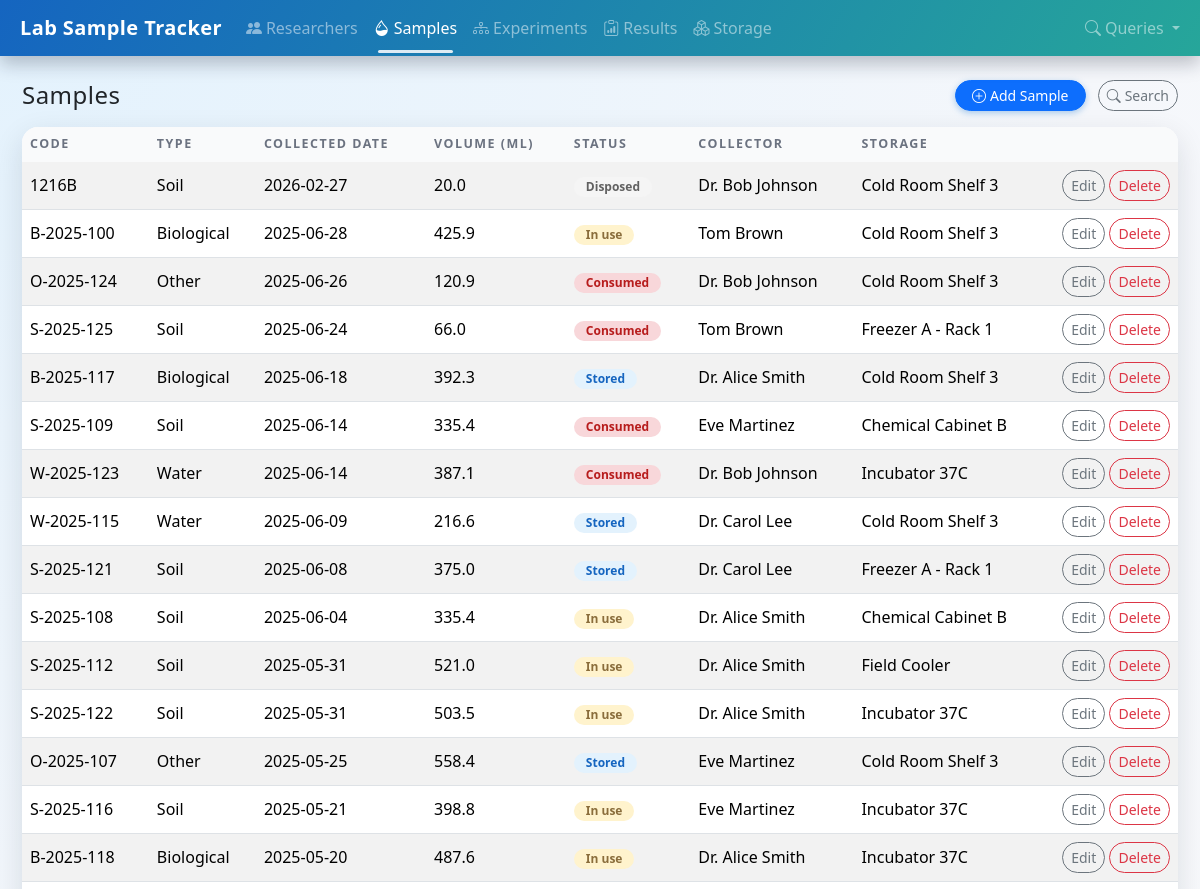
The app's page /samples (upper part), older data.
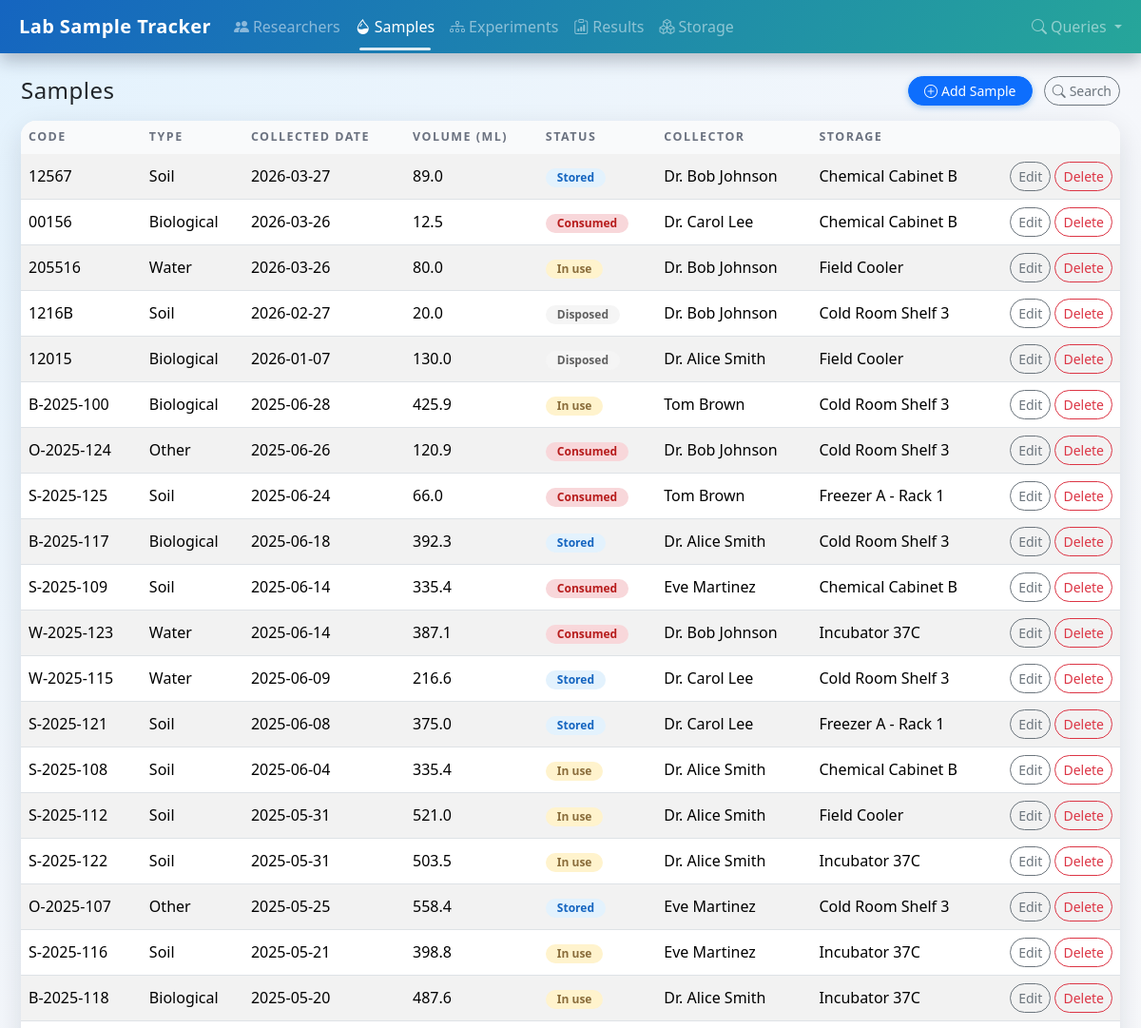
The same page, newer data.
### tables this page shows
CREATE TABLE sample (
            id                  INTEGER PRIMARY KEY AUTOINCREMENT,
            sample_code         TEXT NOT NULL UNIQUE,
            sample_type         TEXT NOT NULL,
            description         TEXT,
            collected_date      TEXT NOT NULL,
            volume_ml           REAL,
            status              TEXT NOT NULL,
            researcher_id       INTEGER NOT NULL,
            storage_location_id INTEGER NOT NULL, created_at TEXT,
            FOREIGN KEY (researcher_id) REFERENCES researcher(id) ON DELETE RESTRICT,
            FOREIGN KEY (storage_location_id) REFERENCES storage_location(id) ON DELETE RESTRICT
        );

CREATE TABLE researcher (
            id              INTEGER PRIMARY KEY AUTOINCREMENT,
            name            TEXT NOT NULL,
            email           TEXT UNIQUE NOT NULL,
            role            TEXT NOT NULL,
            department      TEXT NOT NULL
        );

CREATE TABLE storage_location (
            id              INTEGER PRIMARY KEY AUTOINCREMENT,
            name            TEXT NOT NULL,
            location_type   TEXT NOT NULL,
            room            TEXT,
            freezer         TEXT,
            shelf           TEXT,
            description     TEXT
        );

### app.py (the view)
@app.route("/samples")
def list_samples():
    conn = get_connection()
    cur = conn.cursor()
    cur.execute(
        """
        SELECT s.*, r.name AS researcher_name, sl.name AS location_name
        FROM sample s
        JOIN researcher r ON s.researcher_id = r.id
        JOIN storage_location sl ON s.storage_location_id = sl.id
        ORDER BY s.collected_date DESC, s.sample_code;
        """
    )
    samples = cur.fetchall()
    conn.close()
    return render_template("samples/list.html", samples=samples)

### app.py (called while the page is built)
@app.context_processor
def inject_now() -> Dict[str, Any]:
    return {"now": datetime.now()}

### db.py (called while the page is built)
def get_connection():
    conn = sqlite3.connect(DB_PATH)
    conn.row_factory = sqlite3.Row
    conn.execute("PRAGMA foreign_keys = ON;")
    return conn

### templates/samples/list.html
{% extends "base.html" %}
{% block content %}
<div class="d-flex justify-content-between align-items-center mb-3">
  <h2 class="h4 mb-0">Samples</h2>
  <div>
    <a href="{{ url_for('create_sample') }}" class="btn btn-primary btn-sm me-2">
      <i class="bi bi-plus-circle me-1"></i>Add Sample
    </a>
    <a href="{{ url_for('search_samples') }}" class="btn btn-outline-secondary btn-sm">
      <i class="bi bi-search me-1"></i>Search
    </a>
  </div>
</div>
<table class="table table-striped table-hover align-middle table-modern">
  <thead class="table-light">
    <tr>
      <th>Code</th>
      <th>Type</th>
      <th>Collected Date</th>
      <th>Volume (mL)</th>
      <th>Status</th>
      <th>Collector</th>
      <th>Storage</th>
      <th style="width: 130px;"></th>
    </tr>
  </thead>
  <tbody>
    {% for s in samples %}
      <tr>
        <td>{{ s.sample_code }}</td>
        <td>{{ s.sample_type }}</td>
        <td>{{ s.collected_date }}</td>
        <td>{{ '%.1f'|format(s.volume_ml) if s.volume_ml is not none else '—' }}</td>
        <td>
          <span class="badge status-badge badge-pill status-{{ s.status|lower|replace(' ', '-') }}">
            {{ s.status }}
          </span>
        </td>
        <td>{{ s.researcher_name }}</td>
        <td>{{ s.location_name }}</td>
        <td class="text-end">
          <a href="{{ url_for('edit_sample', sample_id=s.id) }}" class="btn btn-sm btn-outline-secondary">Edit</a>
          <form method="post" action="{{ url_for('delete_sample', sample_id=s.id) }}" class="d-inline"
                onsubmit="return confirm('Delete this sample? This cannot be undone.');">
            <button type="submit" class="btn btn-sm btn-outline-danger">Delete</button>
          </form>
        </td>
      </tr>
    {% else %}
      <tr>
        <td colspan="8" class="text-center text-muted py-3">No samples found.</td>
      </tr>
    {% endfor %}
  </tbody>
</table>
{% endblock %}

Row changes from the older to the newer data that the page shows:
added sample: sample_code "12567", sample_type "Soil", collected_date "2026-03-27", volume_ml "89.0", status "Stored", researcher_name "Dr. Bob Johnson", location_name "Chemical Cabinet B"
added sample: sample_code "00156", sample_type "Biological", collected_date "2026-03-26", volume_ml "12.5", status "Consumed", researcher_name "Dr. Carol Lee", location_name "Chemical Cabinet B"
added sample: sample_code "205516", sample_type "Water", collected_date "2026-03-26", volume_ml "80.0", status "In use", researcher_name "Dr. Bob Johnson", location_name "Field Cooler"
added sample: sample_code "12015", sample_type "Biological", collected_date "2026-01-07", volume_ml "130.0", status "Disposed", researcher_name "Dr. Alice Smith", location_name "Field Cooler"
